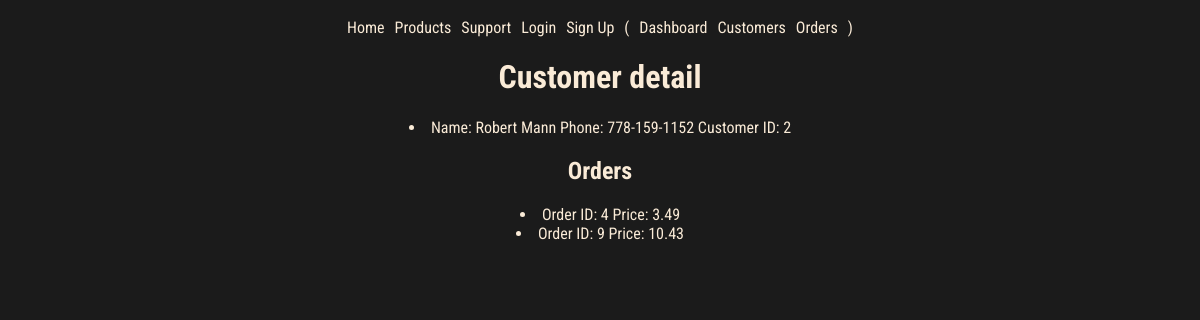
The page /users/2 on the database as committed earlier.
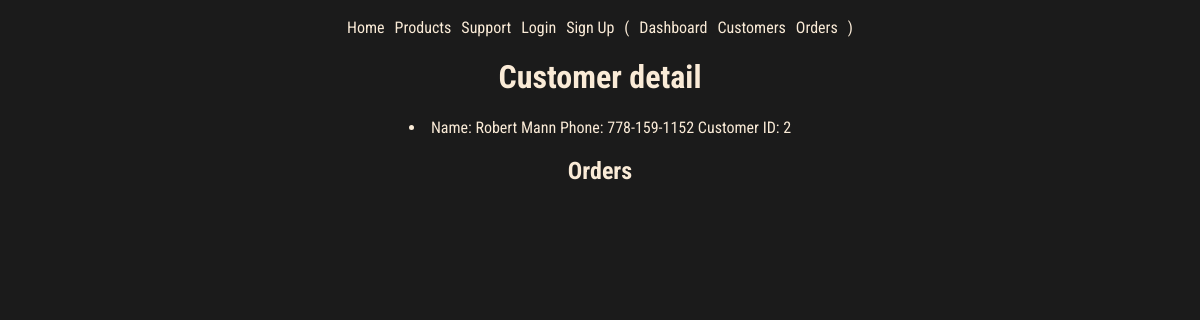
The same page on the database as committed later.
### models.py (models this page shows, shortened)
class Order(db.Model):
    id = mapped_column(Integer, primary_key=True)
    user_id = mapped_column(Integer, ForeignKey(User.id), nullable=False)
    user = relationship("User", back_populates="orders")
    total = mapped_column(Numeric, nullable=False, default=0)
    item = relationship("ProductOrder", back_populates="order", cascade="all, delete-orphan")
    created = mapped_column(DateTime(timezone=True), default=datetime.now().replace(microsecond=0))
    processed = mapped_column(DateTime(timezone=True), nullable=True)
    strategy = mapped_column(String(20))  # Add a column to store the strategy used

### routes/users.py (the view)
@users_bp.route('/<int:user_id>')
def user_detail(user_id):
    user = User.query.get_or_404(user_id)
    return render_template('pages/customer_detail.html', user=user)

### templates/pages/customer_detail.html
{% extends "base.html" %}
{% block content %}
<h1>Customer detail</h1>
<li>
    <span>Name: {{ user.name }}</span>
    <span>Phone: {{ user.phone }}</span>
    <span>Customer ID: {{ user.id }}</span>
</li>
<h2>Orders</h2>
{% for order in user.orders %}
<li>
    <span>Order ID: {{ order.id }}</span>
    <span>Price: {{ order.total|round(2) }}</span>
</li>
{% endfor %}
{% endblock %}

Rows that differ between the two databases and show on the page:
no longer on this page (row edited): Order: id "4", total "3.49"
no longer on this page (row edited): Order: id "9", total "10.43"
